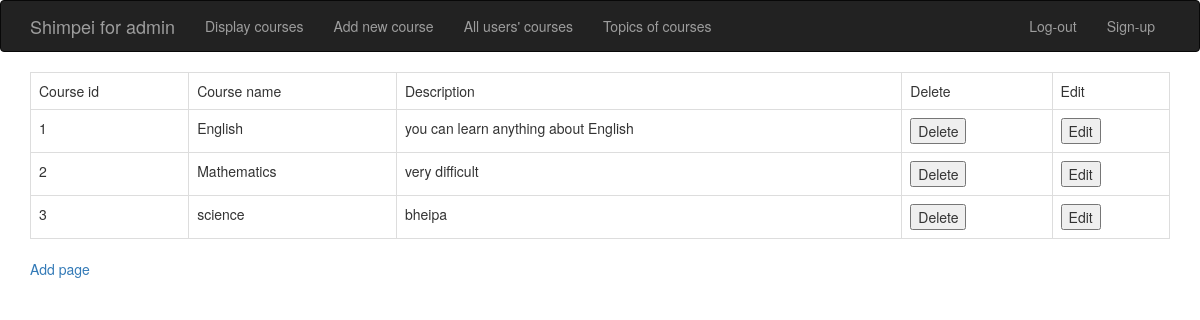
Screenshot of /admin/display_course.php with the database file from the repository.
### tables this page shows
CREATE TABLE `coursestbl` (
  `courseid` int(20) NOT NULL,
  `coursename` varchar(30) NOT NULL,
  `description` varchar(50) NOT NULL
);

### admin/display_course.php (the view, shortened to what this page needs)
<?php
require_once 'connect.php';
require_once 'header.php';
?>
<div class="container">
    <div class="table-responsive">
      <table class="table table-bordered">
            <tr><td>Course id</td><td>Course name</td><td>Description</td><td>Delete</td><td>Edit</td></tr>
 <?php
 		$sql= "SELECT * FROM coursestbl";
 		$result=$con->query($sql);
 		if($result->num_rows > 0){
 			while($row = $result->fetch_assoc()){
 ?>     <form action="" method="POST">
 <?php
 				echo "<tr>";
 				echo "<td>".$row['courseid']."</td>";
 				echo "<td>".$row['coursename']."</td>";
 				echo "<td>".$row['description']."</td>";
 				echo "<td><input type='submit' value='Delete' name='delete'></td>";
 				echo "<td><input type='submit' value='Edit' name='edit'></td>";
 				echo "</tr>";
 				?>
 			</form>
 			<?php
 			}
 		}
 ?>
      </table>
      <a href="add_new.php">Add page</a>
    </div>
</div>
<?php
require_once 'footer.php';
?>

### rows the page displays
coursestbl: courseid "1", coursename "English", description "you can learn anything about English"
coursestbl: courseid "2", coursename "Mathematics", description "very difficult"
coursestbl: courseid "3", coursename "science", description "bheipa"
